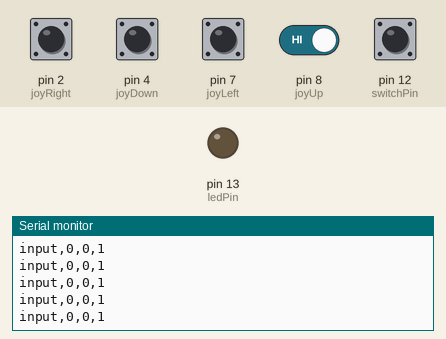
This sketch was run on a simulated Arduino Uno, built with avr-gcc and run on an emulated ATmega328P. On the bench: output pins drawn as LEDs (lit = HIGH), the last lines printed to the serial monitor. Inputs (shaded band) come from the test bench; at power-on: pin 2 (joyRight), pin 4 (joyDown), pin 7 (joyLeft), pin 8 (joyUp), pin 12 (switchPin) HIGH.

Above: at 1.2 s.
1.3 s: pin 2 (joyRight) pulled LOW for 1 s
At 1.8 s:
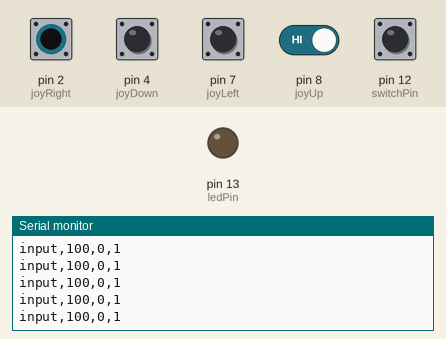
5.3 s: pin 4 (joyDown) pulled LOW for 0.15 s
8.4 s: pin 7 (joyLeft) pulled LOW for 0.15 s
11.5 s: pin 7 (joyLeft) driven LOW and pin 8 (joyUp) driven LOW
At 12.3 s:
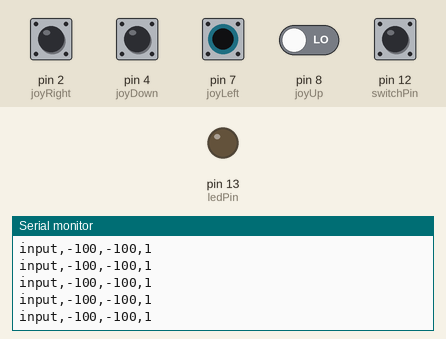
14.5 s: pin 2 (joyRight) pulled LOW for 0.15 s
17.6 s: pin 7 (joyLeft) driven HIGH
Timing chart, 0 to 20.6 s (numbered marks = the images above; inputs shaded):
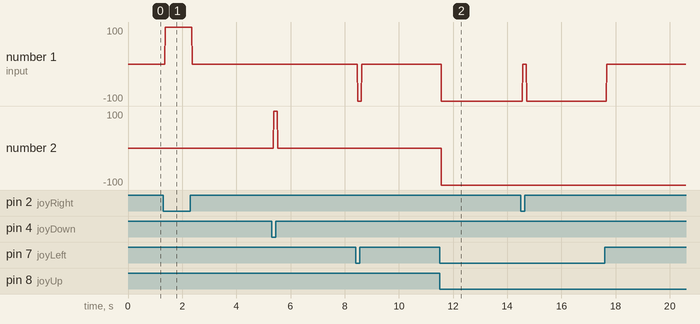

The sketch:

joystick.ino
```cpp
#define joyDown 4
#define joyUp 8
#define joyLeft 7
#define joyRight 2

#define switchPin 12

#define ledPin LED_BUILTIN

#define joystickMin -1
#define joystickMax 1

#define deadzoneDefault 0
#define deadzoneInterval 0

#define maxchars 64

// Comma delimiter to separate consecutive data if using more than 1 sensor
const char delimiter = ',';
// Interval between serial writes
const int serialInterval = 5;
// Timestamp to track serial interval
unsigned long serialPreviousTime;

char* incomingData[maxchars];
bool newData = false;

int prevX = 0;
int prevY = 0;

int x = 0;
int y = 0;

int switchStatus = 0;

void setup() {
  // Initialize Serial Communication
  Serial.begin(9600);

  pinMode(ledPin, OUTPUT);
  pinMode(switchStatus, INPUT);

  pinMode(joyUp, INPUT_PULLUP);
  pinMode(joyDown, INPUT_PULLUP);
  pinMode(joyLeft, INPUT_PULLUP);
  pinMode(joyRight, INPUT_PULLUP);
}

// START OF MAIN LOOP ---------------------------------------------------------
void loop()
{
  processSensors();

  processIncomingSerial();

  processOutgoingSerial();

  if (newData) {
    newData = false;
    if (strcmp("output", incomingData[0]) == 0)
    {
      if (atoi(incomingData[1]))
      {
        digitalWrite(ledPin, HIGH);
      }
      else
      {
        digitalWrite(ledPin, LOW);
      }
    }
  }
}

/*
* Return a mapped input of the raw one, between mapMin and mapMax and applying deadzone
*/
int mappedInput(int rawInput, int mapMin = -100, int mapMax = 100) {
  int input = 0;
  if (abs(rawInput - deadzoneDefault) < deadzoneInterval) {
    input = deadzoneDefault;
  } else {
    input = rawInput;
  }

  input = map(input, joystickMin, joystickMax, mapMin, mapMax);

  return input;
}

// SENSOR INPUT CODE-----------------------------------------------------------
void processSensors()
{

  x = mappedInput(digitalRead(joyLeft) - digitalRead(joyRight));
  y = mappedInput(digitalRead(joyUp) - digitalRead(joyDown));

  switchStatus = digitalRead(switchPin);
}

// OUTGOING SERIAL DATA PROCESSING CODE----------------------------------------
void sendDataToSerial()
{
  if (prevX == x && prevY == y && switchStatus == 0) {
    return;
  }

  prevX = x;
  prevY = y;

  Serial.print("input");
  Serial.print(delimiter);
  Serial.print(x);
  Serial.print(delimiter);
  Serial.print(y);
  Serial.print(delimiter);
  Serial.print(switchStatus);
  Serial.println(); // Add final line ending character only once
}

// OUTGOING SERIAL DATA PROCESSING CODE----------------------------------------
void processOutgoingSerial()
{
   // Enter into this only when serial interval has elapsed
  if((millis() - serialPreviousTime) > serialInterval
)
  {
    // Reset serial interval timestamp
    serialPreviousTime = millis();
    sendDataToSerial();
  }
}

// INCOMING SERIAL DATA PROCESSING CODE----------------------------------------
void processIncomingSerial()
{
  if(Serial.available()){
    parseData(GetSerialData());
    newData = true;
  }
}

// Gathers bytes from serial port to build inputString
char* GetSerialData()
{
  static char inputString[maxchars]; // Create a char array to store incoming data
  memset(inputString, 0, sizeof(inputString)); // Clear the memory from a pervious reading
  while (Serial.available()){
    Serial.readBytesUntil('\n', inputString, maxchars); //Read every byte in Serial buffer until line end or 64 bytes
  }
  return inputString;
}

// Seperate the data at each delimeter
void parseData(char data[])
{
    char *token = strtok(data, ","); // Find the first delimeter and return the token before it
    int index = 0; // Index to track storage in the array
    while (token != NULL){ // Char* strings terminate w/ a Null character. We'll keep running the command until we hit it
      incomingData[index] = token; // Assign the token to an array
      token = strtok(NULL, ","); // Conintue to the next delimeter
      index++; // incremenet index to store next value
    }
}
```

Measured:
- after the input at 1.3 s, the serial monitor: prints a new line after 0.07 s (image 1)
- after the input at 11.5 s, the serial monitor: prints a new line after 0.07 s (image 2)
